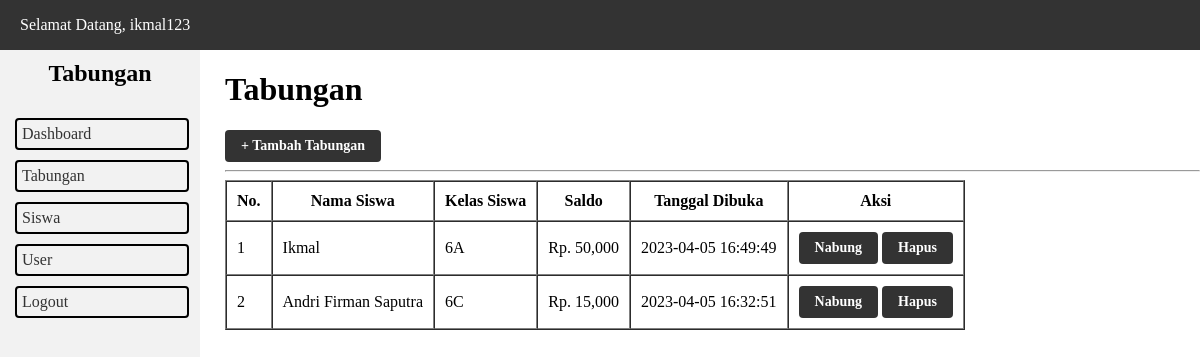
/tabungan.php (signed in), run on the app's committed database.
### tables this page shows
CREATE TABLE `user` (
  `id_user` int(11) NOT NULL,
  `username` varchar(30) NOT NULL,
  `password` varchar(255) NOT NULL,
  `nama_lengkap` varchar(30) NOT NULL
);

CREATE TABLE `tabungan` (
  `id_tabungan` int(11) NOT NULL,
  `id_siswa` int(11) NOT NULL,
  `saldo` int(11) NOT NULL,
  `tanggal_dibuka` datetime NOT NULL
);

CREATE TABLE `siswa` (
  `id_siswa` int(11) NOT NULL,
  `nama_siswa` varchar(50) NOT NULL,
  `kelas_siswa` varchar(2) NOT NULL
);

### tabungan.php (the view, shortened to what this page needs)
<?php
	require_once 'koneksi.php';
	$id_user = $_SESSION['id_user'];
	$user = mysqli_query($koneksi, "SELECT * FROM user WHERE id_user = '$id_user'");
	$data_user = mysqli_fetch_assoc($user);
	$tabungan = mysqli_query($koneksi, "SELECT * FROM tabungan INNER JOIN siswa ON tabungan.id_siswa = siswa.id_siswa ORDER BY kelas_siswa ASC, nama_siswa ASC");
 ?>
<!DOCTYPE html>
<html lang="en">
<head>
	<link rel="stylesheet" href="style.css">
</head>
<body>
  <?php include_once 'include/topbar.php'; ?>
  <?php include_once 'include/sidebar.php'; ?>
  <main>
  	<h1>Tabungan</h1>
  	<a href="tambah_tabungan.php" class="button">+ Tambah Tabungan</a>
  	<hr>
  	<table border="1" cellspacing="0" cellpadding="10">
  		<thead>
  			<tr>
  				<th>No.</th>
  				<th>Nama Siswa</th>
  				<th>Kelas Siswa</th>
  				<th>Saldo</th>
  				<th>Tanggal Dibuka</th>
  				<th>Aksi</th>
  			</tr>
  		</thead>
  		<tbody>
  			<?php $i = 1; ?>
  			<?php foreach ($tabungan as $dt): ?>
  				<tr>
  					<td><?= $i++; ?></td>
  					<td><?= ucwords($dt['nama_siswa']); ?></td>
  					<td><?= strtoupper($dt['kelas_siswa']); ?></td>
  					<td>Rp. <?= number_format($dt['saldo']); ?></td>
  					<td><?= $dt['tanggal_dibuka']; ?></td>
  					<td>
  						<a href="riwayat_tabungan.php?id_tabungan=<?= $dt['id_tabungan']; ?>" class="button">Nabung</a>
  						<a href="hapus_tabungan.php?id_tabungan=<?= $dt['id_tabungan']; ?>" class="button" onclick="return confirm('Apakah Anda yakin ingin menghapus Tabungan <?= ucwords($dt['nama_siswa']); ?>?')">Hapus</a>
  					</td>
  				</tr>
  			<?php endforeach ?>
  		</tbody>
  	</table>
  </main>
</body>
</html>

### include/topbar.php
<header class="topbar">
  <nav>
    <ul>
      <li><a href="profile.php">Selamat Datang, <?= $data_user['username']; ?></a></li>
    </ul>
  </nav>
</header>

### style.css (style rules this page uses)
body { margin: 0; padding: 0; font-family: times new roman; }
.topbar { background-color: #333; color: #fff; height: 50px; display: flex; justify-content: space-between; align-items: center; }
.topbar ul { margin: 0; padding: 0; list-style: none; display: flex; }
.topbar ul li { margin: 0 20px; }
.topbar ul li a { color: #fff; text-decoration: none; }
main { margin-left: 225px; }
.button { display: inline-block; background-color: #333; color: #fff; padding: 8px 16px; font-size: 14px; font-weight: bold; text-align: center; text-decoration: none; border-radius: 4px; cursor: pointer; }

### data on the page
user: username "ikmal123"
tabungan: id_siswa.nama_siswa "Ikmal", id_siswa.kelas_siswa "6A", saldo "50,000", tanggal_dibuka "2023-04-05 16:49:49"
tabungan: id_siswa.nama_siswa "Andri Firman Saputra", id_siswa.kelas_siswa "6C", saldo "15,000", tanggal_dibuka "2023-04-05 16:32:51"
